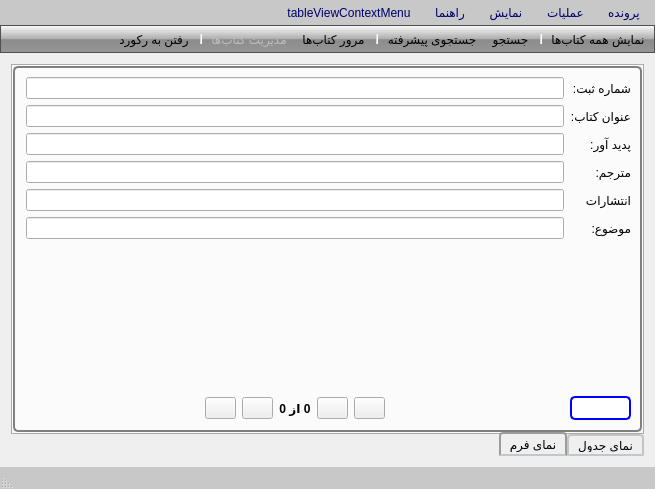
<?xml version="1.0" encoding="UTF-8"?>
<ui version="4.0">
 <class>MainWindow</class>
 <widget class="QMainWindow" name="MainWindow">
  <property name="geometry">
   <rect>
    <x>0</x>
    <y>0</y>
    <width>655</width>
    <height>489</height>
   </rect>
  </property>
  <property name="windowTitle">
   <string>کتاب یاب</string>
  </property>
  <property name="layoutDirection">
   <enum>Qt::RightToLeft</enum>
  </property>
  <property name="styleSheet">
   <string notr="true">QMenuBar, QStatusBar{
        background-color: rgba(186, 186, 186, 255); 
	    /*background-color: rgba(240, 240, 240, 255)  */
		background-color: rgba(200, 200, 200, 255); 
        color: rgb(0, 0, 106);
}
QStatusBar::item {
        border: none;
}
QMenuBar::item {
        padding: 4px 8px;
        border:1px solid transparent;
}
QMenuBar::item:selected { /* when selected using mouse or keyboard */
        background:  #a8a8a8; 
        border:1px solid rgb(127, 127, 127);
        background-color: qlineargradient(spread:pad, x1:0, y1:1, x2:0, y2:0, stop:0 rgba(190, 190, 190, 255), stop:1 rgba(255, 255, 255, 255));
}
QMenuBar::item:pressed {
        border-color:rgb(127, 127, 127);
        border-style: solid;
        border-width:1px 1px 0 1px;
        /*background-color: qlineargradient(spread:pad, x1:0, y1:1, x2:0, y2:0,
                stop:0 rgba(255, 255, 255, 255),
                stop:1 rgba(190, 190, 190, 255));*/
        background-color: rgb(186, 186, 186);
}

QToolBar {
        border: 1px solid rgb(80,80,80);
        background-color: qlineargradient(spread:pad, x1:0, y1:0, x2:0, y2:1, stop:0 rgba(255, 255, 255, 255), stop:0.485876 rgba(175, 175, 175, 255), stop:0.525424 rgba(140, 140, 140, 255), stop:1 rgba(150, 150, 150, 255));
        border-radius: 0px;
}

QToolBar::handle {
    border:1px solid rgb(80,80,80);
        margin: 3px 5px 2px 5px;
        border-radius: 5px;
}
</string>
  </property>
  <widget class="QWidget" name="centralWidget">
   <layout class="QGridLayout" name="gridLayout_6">
    <item row="0" column="0">
     <widget class="QStackedWidget" name="stackedWidget">
      <property name="currentIndex">
       <number>0</number>
      </property>
      <widget class="QWidget" name="pageBooks">
       <layout class="QGridLayout" name="gridLayout_2">
        <property name="leftMargin">
         <number>0</number>
        </property>
        <property name="topMargin">
         <number>0</number>
        </property>
        <property name="rightMargin">
         <number>0</number>
        </property>
        <property name="bottomMargin">
         <number>0</number>
        </property>
        <property name="spacing">
         <number>0</number>
        </property>
        <item row="0" column="0">
         <widget class="QTabWidget" name="tabWidgetBooks">
          <property name="styleSheet">
           <string notr="true"> /* Style the tab using the tab sub-control. Note that
     it reads QTabBar _not_ QTabWidget */
 QTabBar::tab {
     background: qlineargradient(x1: 0, y1: 0, x2: 0, y2: 1,
                                 stop: 0 #E1E1E1, stop: 0.4 #DDDDDD,
                                 stop: 0.5 #D8D8D8, stop: 1.0 #D3D3D3);
     border: 2px solid #C4C4C3;
     border-bottom-color: #C2C7CB; /* same as the pane color */
     border-top-left-radius: 4px;
     border-top-right-radius: 4px;
     min-width: 8ex;
     padding: 2px;
 }

 QTabBar::tab:selected, QTabBar::tab:hover {
     background: qlineargradient(x1: 0, y1: 0, x2: 0, y2: 1,
                                 stop: 0 #fafafa, stop: 0.4 #f4f4f4,
                                 stop: 0.5 #e7e7e7, stop: 1.0 #fafafa);
 }

 QTabBar::tab:selected {
     border-color: #9B9B9B;
     border-bottom-color: #C2C7CB; /* same as pane color */
 }

 QTabBar::tab:!selected {
     margin-top: 2px; /* make non-selected tabs look smaller */
 }
</string>
          </property>
          <property name="tabPosition">
           <enum>QTabWidget::South</enum>
          </property>
          <property name="tabShape">
           <enum>QTabWidget::Rounded</enum>
          </property>
          <property name="currentIndex">
           <number>1</number>
          </property>
          <widget class="QWidget" name="tabTableView">
           <attribute name="title">
            <string>  نمای جدول  </string>
           </attribute>
           <layout class="QGridLayout" name="gridLayout">
            <property name="leftMargin">
             <number>0</number>
            </property>
            <property name="topMargin">
             <number>0</number>
            </property>
            <property name="rightMargin">
             <number>0</number>
            </property>
            <property name="bottomMargin">
             <number>0</number>
            </property>
            <property name="spacing">
             <number>0</number>
            </property>
            <item row="0" column="0">
             <widget class="QTableWidget" name="tableBooks">
              <property name="editTriggers">
               <set>QAbstractItemView::NoEditTriggers</set>
              </property>
              <property name="alternatingRowColors">
               <bool>true</bool>
              </property>
              <property name="selectionMode">
               <enum>QAbstractItemView::SingleSelection</enum>
              </property>
              <property name="selectionBehavior">
               <enum>QAbstractItemView::SelectRows</enum>
              </property>
              <property name="sortingEnabled">
               <bool>true</bool>
              </property>
              <property name="cornerButtonEnabled">
               <bool>true</bool>
              </property>
              <column>
               <property name="text">
                <string>رکورد</string>
               </property>
              </column>
              <column>
               <property name="text">
                <string>عنوان کتاب</string>
               </property>
              </column>
              <column>
               <property name="text">
                <string>پدید آور</string>
               </property>
              </column>
              <column>
               <property name="text">
                <string>مترجم</string>
               </property>
              </column>
              <column>
               <property name="text">
                <string>انتشارات</string>
               </property>
              </column>
              <column>
               <property name="text">
                <string>موضوع</string>
               </property>
              </column>
              <column>
               <property name="text">
                <string>شماره ثبت</string>
               </property>
              </column>
             </widget>
            </item>
           </layout>
          </widget>
          <widget class="QWidget" name="tabFormView">
           <attribute name="title">
            <string>  نمای فرم  </string>
           </attribute>
           <layout class="QGridLayout" name="gridLayout_3">
            <property name="leftMargin">
             <number>0</number>
            </property>
            <property name="topMargin">
             <number>0</number>
            </property>
            <property name="rightMargin">
             <number>0</number>
            </property>
            <property name="bottomMargin">
             <number>0</number>
            </property>
            <property name="spacing">
             <number>0</number>
            </property>
            <item row="0" column="0">
             <widget class="QGroupBox" name="groupBox_2">
              <property name="sizePolicy">
               <sizepolicy hsizetype="Preferred" vsizetype="MinimumExpanding">
                <horstretch>0</horstretch>
                <verstretch>0</verstretch>
               </sizepolicy>
              </property>
              <property name="styleSheet">
               <string notr="true">QGroupBox {
    background-color: qlineargradient(x1: 0, y1: 0, x2: 0, y2: 1,
                                      stop: 0 #E0E0E0, stop: 1 #FFFFFF);
    border: 2px solid gray;
    border-radius: 5px;
   /* margin-top: 4ex; /* leave space at the top for the title */
}

QGroupBox::title {
    subcontrol-origin: margin;
    subcontrol-position: top center; /* position at the top center */
    padding: 0 3px;
    background-color: qlineargradient(x1: 0, y1: 0, x2: 0, y2: 1,
                                      stop: 0 #FFOECE, stop: 1 #FFFFFF);
}
</string>
              </property>
              <layout class="QGridLayout" name="gridLayout_4">
               <property name="topMargin">
                <number>9</number>
               </property>
               <property name="rightMargin">
                <number>9</number>
               </property>
               <property name="bottomMargin">
                <number>0</number>
               </property>
               <item row="6" column="0">
                <widget class="QLabel" name="label_8">
                 <property name="text">
                  <string>مترجم:</string>
                 </property>
                </widget>
               </item>
               <item row="8" column="0">
                <widget class="QLabel" name="label_4">
                 <property name="text">
                  <string>انتشارات</string>
                 </property>
                </widget>
               </item>
               <item row="3" column="0">
                <widget class="QLabel" name="label_5">
                 <property name="text">
                  <string>پدید آور:</string>
                 </property>
                </widget>
               </item>
               <item row="8" column="1">
                <widget class="QLineEdit" name="ledBookPub">
                 <property name="readOnly">
                  <bool>true</bool>
                 </property>
                </widget>
               </item>
               <item row="2" column="1">
                <widget class="QLineEdit" name="ledBookTitle">
                 <property name="readOnly">
                  <bool>true</bool>
                 </property>
                </widget>
               </item>
               <item row="19" column="0">
                <widget class="QLineEdit" name="ledGoToRecordN">
                 <property name="sizePolicy">
                  <sizepolicy hsizetype="Ignored" vsizetype="Fixed">
                   <horstretch>0</horstretch>
                   <verstretch>0</verstretch>
                  </sizepolicy>
                 </property>
                 <property name="maximumSize">
                  <size>
                   <width>75</width>
                   <height>16777215</height>
                  </size>
                 </property>
                 <property name="toolTip">
                  <string>&lt;html&gt;&lt;head/&gt;&lt;body&gt;
&lt;p align=&quot;center&quot; style=&quot;white-space: nowrap&quot; &gt;شماره رکورد را در اینجا وارد کنید و سپس کلید &lt;span style=&quot; font-weight:600;&quot;&gt;اینتر&lt;/span&gt; را فشار دهید
&lt;/p&gt;&lt;/body&gt;&lt;/html&gt;</string>
                 </property>
                 <property name="styleSheet">
                  <string notr="true">QLineEdit {
padding: 2px;
border-style: solid;
border: 2px solid blue;
border-radius: 5px;
}
</string>
                 </property>
                 <property name="maxLength">
                  <number>10</number>
                 </property>
                 <property name="alignment">
                  <set>Qt::AlignCenter</set>
                 </property>
                </widget>
               </item>
               <item row="6" column="1">
                <widget class="QLineEdit" name="ledBookTranslator">
                 <property name="readOnly">
                  <bool>true</bool>
                 </property>
                </widget>
               </item>
               <item row="3" column="1">
                <widget class="QLineEdit" name="ledBookWriter">
                 <property name="readOnly">
                  <bool>true</bool>
                 </property>
                </widget>
               </item>
               <item row="19" column="1">
                <widget class="QStackedWidget" name="stackedWidgetDbMode">
                 <property name="sizePolicy">
                  <sizepolicy hsizetype="Preferred" vsizetype="Maximum">
                   <horstretch>0</horstretch>
                   <verstretch>0</verstretch>
                  </sizepolicy>
                 </property>
                 <property name="currentIndex">
                  <number>0</number>
                 </property>
                 <widget class="QWidget" name="pageNavigationMode">
                  <layout class="QGridLayout" name="gridLayout_7">
                   <property name="leftMargin">
                    <number>0</number>
                   </property>
                   <property name="topMargin">
                    <number>0</number>
                   </property>
                   <property name="rightMargin">
                    <number>0</number>
                   </property>
                   <property name="bottomMargin">
                    <number>0</number>
                   </property>
                   <item row="0" column="0">
                    <layout class="QHBoxLayout" name="horizontalLayout_4">
                     <item>
                      <spacer name="horizontalSpacer">
                       <property name="orientation">
                        <enum>Qt::Horizontal</enum>
                       </property>
                       <property name="sizeHint" stdset="0">
                        <size>
                         <width>40</width>
                         <height>20</height>
                        </size>
                       </property>
                      </spacer>
                     </item>
                     <item>
                      <widget class="QPushButton" name="btnLast">
                       <property name="maximumSize">
                        <size>
                         <width>31</width>
                         <height>16777215</height>
                        </size>
                       </property>
                       <property name="text">
                        <string/>
                       </property>
                       <property name="icon">
                        <iconset resource="rc/rc.qrc">
                         <normaloff>:/navigation/go-last.png</normaloff>:/navigation/go-last.png</iconset>
                       </property>
                       <property name="shortcut">
                        <string>Ctrl+Right</string>
                       </property>
                      </widget>
                     </item>
                     <item>
                      <widget class="QPushButton" name="btnNext">
                       <property name="maximumSize">
                        <size>
                         <width>31</width>
                         <height>16777215</height>
                        </size>
                       </property>
                       <property name="text">
                        <string/>
                       </property>
                       <property name="icon">
                        <iconset resource="rc/rc.qrc">
                         <normaloff>:/navigation/go-next.png</normaloff>:/navigation/go-next.png</iconset>
                       </property>
                       <property name="shortcut">
                        <string>Right</string>
                       </property>
                      </widget>
                     </item>
                     <item>
                      <widget class="QLabel" name="lblRecordStatistics">
                       <property name="contextMenuPolicy">
                        <enum>Qt::ActionsContextMenu</enum>
                       </property>
                       <property name="layoutDirection">
                        <enum>Qt::RightToLeft</enum>
                       </property>
                       <property name="styleSheet">
                        <string notr="true">font-weight: bold;</string>
                       </property>
                       <property name="text">
                        <string>0 از 0</string>
                       </property>
                       <property name="alignment">
                        <set>Qt::AlignCenter</set>
                       </property>
                      </widget>
                     </item>
                     <item>
                      <widget class="QPushButton" name="btnPrev">
                       <property name="maximumSize">
                        <size>
                         <width>31</width>
                         <height>16777215</height>
                        </size>
                       </property>
                       <property name="text">
                        <string/>
                       </property>
                       <property name="icon">
                        <iconset resource="rc/rc.qrc">
                         <normaloff>:/navigation/go-previous.png</normaloff>:/navigation/go-previous.png</iconset>
                       </property>
                       <property name="shortcut">
                        <string>Left</string>
                       </property>
                      </widget>
                     </item>
                     <item>
                      <widget class="QPushButton" name="btnFirst">
                       <property name="maximumSize">
                        <size>
                         <width>31</width>
                         <height>16777215</height>
                        </size>
                       </property>
                       <property name="text">
                        <string/>
                       </property>
                       <property name="icon">
                        <iconset resource="rc/rc.qrc">
                         <normaloff>:/navigation/go-first.png</normaloff>:/navigation/go-first.png</iconset>
                       </property>
                       <property name="shortcut">
                        <string>Ctrl+Left</string>
                       </property>
                      </widget>
                     </item>
                     <item>
                      <spacer name="horizontalSpacer_2">
                       <property name="orientation">
                        <enum>Qt::Horizontal</enum>
                       </property>
                       <property name="sizeHint" stdset="0">
                        <size>
                         <width>40</width>
                         <height>20</height>
                        </size>
                       </property>
                      </spacer>
                     </item>
                    </layout>
                   </item>
                  </layout>
                 </widget>
                 <widget class="QWidget" name="pageEditMode">
                  <layout class="QHBoxLayout" name="horizontalLayout_2">
                   <item>
                    <spacer name="horizontalSpacer_3">
                     <property name="orientation">
                      <enum>Qt::Horizontal</enum>
                     </property>
                     <property name="sizeHint" stdset="0">
                      <size>
                       <width>227</width>
                       <height>20</height>
                      </size>
                     </property>
                    </spacer>
                   </item>
                   <item>
                    <widget class="QPushButton" name="btnUpdateAndOk">
                     <property name="maximumSize">
                      <size>
                       <width>30</width>
                       <height>16777215</height>
                      </size>
                     </property>
                     <property name="font">
                      <font>
                       <family>Tahoma</family>
                      </font>
                     </property>
                     <property name="toolTip">
                      <string>ویرایش کتاب - Ctrl+R</string>
                     </property>
                     <property name="layoutDirection">
                      <enum>Qt::RightToLeft</enum>
                     </property>
                     <property name="text">
                      <string notr="true"/>
                     </property>
                     <property name="icon">
                      <iconset resource="rc/rc.qrc">
                       <normaloff>:/refresh.png</normaloff>:/refresh.png</iconset>
                     </property>
                     <property name="shortcut">
                      <string notr="true">Ctrl+R</string>
                     </property>
                     <property name="flat">
                      <bool>true</bool>
                     </property>
                    </widget>
                   </item>
                   <item>
                    <widget class="QPushButton" name="btnRemove">
                     <property name="enabled">
                      <bool>true</bool>
                     </property>
                     <property name="maximumSize">
                      <size>
                       <width>30</width>
                       <height>16777215</height>
                      </size>
                     </property>
                     <property name="font">
                      <font>
                       <family>Tahoma</family>
                      </font>
                     </property>
                     <property name="toolTip">
                      <string>حذف کتاب - Ctrl+D</string>
                     </property>
                     <property name="layoutDirection">
                      <enum>Qt::RightToLeft</enum>
                     </property>
                     <property name="text">
                      <string notr="true"/>
                     </property>
                     <property name="icon">
                      <iconset resource="rc/rc.qrc">
                       <normaloff>:/remove.png</normaloff>:/remove.png</iconset>
                     </property>
                     <property name="shortcut">
                      <string notr="true">Ctrl+D</string>
                     </property>
                     <property name="flat">
                      <bool>true</bool>
                     </property>
                    </widget>
                   </item>
                   <item>
                    <widget class="QPushButton" name="btnCancelInsertOrUpdate">
                     <property name="enabled">
                      <bool>false</bool>
                     </property>
                     <property name="maximumSize">
                      <size>
                       <width>30</width>
                       <height>16777215</height>
                      </size>
                     </property>
                     <property name="font">
                      <font>
                       <family>Tahoma</family>
                      </font>
                     </property>
                     <property name="toolTip">
                      <string>لغو کردن - Escape</string>
                     </property>
                     <property name="layoutDirection">
                      <enum>Qt::RightToLeft</enum>
                     </property>
                     <property name="text">
                      <string notr="true"/>
                     </property>
                     <property name="icon">
                      <iconset resource="rc/rc.qrc">
                       <normaloff>:/cancel.png</normaloff>:/cancel.png</iconset>
                     </property>
                     <property name="shortcut">
                      <string>Esc</string>
                     </property>
                     <property name="flat">
                      <bool>true</bool>
                     </property>
                    </widget>
                   </item>
                   <item>
                    <widget class="QPushButton" name="btnInsertAndOk">
                     <property name="enabled">
                      <bool>true</bool>
                     </property>
                     <property name="maximumSize">
                      <size>
                       <width>50</width>
                       <height>16777215</height>
                      </size>
                     </property>
                     <property name="font">
                      <font>
                       <family>Tahoma</family>
                      </font>
                     </property>
                     <property name="toolTip">
                      <string>افزودن کتاب - Ctrl+I</string>
                     </property>
                     <property name="layoutDirection">
                      <enum>Qt::RightToLeft</enum>
                     </property>
                     <property name="text">
                      <string notr="true"/>
                     </property>
                     <property name="icon">
                      <iconset resource="rc/rc.qrc">
                       <normaloff>:/insert.png</normaloff>:/insert.png</iconset>
                     </property>
                     <property name="shortcut">
                      <string notr="true">Ctrl+I</string>
                     </property>
                     <property name="flat">
                      <bool>true</bool>
                     </property>
                    </widget>
                   </item>
                   <item>
                    <spacer name="horizontalSpacer_4">
                     <property name="orientation">
                      <enum>Qt::Horizontal</enum>
                     </property>
                     <property name="sizeHint" stdset="0">
                      <size>
                       <width>227</width>
                       <height>20</height>
                      </size>
                     </property>
                    </spacer>
                   </item>
                  </layout>
                 </widget>
                </widget>
               </item>
               <item row="9" column="0">
                <widget class="QLabel" name="label_12">
                 <property name="text">
                  <string>موضوع:</string>
                 </property>
                </widget>
               </item>
               <item row="17" column="1">
                <spacer name="verticalSpacer">
                 <property name="orientation">
                  <enum>Qt::Vertical</enum>
                 </property>
                 <property name="sizeHint" stdset="0">
                  <size>
                   <width>20</width>
                   <height>40</height>
                  </size>
                 </property>
                </spacer>
               </item>
               <item row="9" column="1">
                <widget class="QLineEdit" name="ledBookTopic">
                 <property name="readOnly">
                  <bool>true</bool>
                 </property>
                </widget>
               </item>
               <item row="2" column="0">
                <widget class="QLabel" name="label_3">
                 <property name="text">
                  <string>عنوان کتاب:</string>
                 </property>
                </widget>
               </item>
               <item row="0" column="1">
                <widget class="QLineEdit" name="ledBookRegisterNumber">
                 <property name="alignment">
                  <set>Qt::AlignRight|Qt::AlignTrailing|Qt::AlignVCenter</set>
                 </property>
                 <property name="readOnly">
                  <bool>true</bool>
                 </property>
                </widget>
               </item>
               <item row="0" column="0">
                <widget class="QLabel" name="label_7">
                 <property name="text">
                  <string>شماره ثبت:</string>
                 </property>
                </widget>
               </item>
              </layout>
             </widget>
            </item>
           </layout>
          </widget>
         </widget>
        </item>
       </layout>
      </widget>
      <widget class="QWidget" name="pageSearch">
       <layout class="QGridLayout" name="gridLayout_5">
        <property name="leftMargin">
         <number>0</number>
        </property>
        <property name="topMargin">
         <number>0</number>
        </property>
        <property name="rightMargin">
         <number>0</number>
        </property>
        <property name="bottomMargin">
         <number>0</number>
        </property>
        <property name="spacing">
         <number>6</number>
        </property>
        <item row="1" column="0">
         <widget class="QGroupBox" name="groupBoxSearch">
          <property name="styleSheet">
           <string notr="true">#groupBoxSearch {
border: 1px solid gray;
background-color: #CFC9CA;
}
</string>
          </property>
          <property name="title">
           <string/>
          </property>
          <layout class="QGridLayout" name="gridLayout_8">
           <property name="leftMargin">
            <number>5</number>
           </property>
           <property name="topMargin">
            <number>5</number>
           </property>
           <property name="rightMargin">
            <number>5</number>
           </property>
           <property name="bottomMargin">
            <number>5</number>
           </property>
           <item row="0" column="0">
            <layout class="QHBoxLayout" name="horizontalLayout">
             <item>
              <widget class="QLabel" name="label">
               <property name="font">
                <font>
                 <weight>75</weight>
                 <bold>true</bold>
                </font>
               </property>
               <property name="text">
                <string>جستجوی عبارت: </string>
               </property>
              </widget>
             </item>
             <item>
              <widget class="QLineEdit" name="ledSearchTopic">
               <property name="styleSheet">
                <string notr="true">QLineEdit {
padding: 3px;
border: 2px solid gray;
border-radius: 5px;
	background-color: rgb(255,250, 200);
}</string>
               </property>
               <property name="dragEnabled">
                <bool>true</bool>
               </property>
               <property name="placeholderText">
                <string>عبارت مورد جستجو...</string>
               </property>
               <property name="clearButtonEnabled">
                <bool>true</bool>
               </property>
              </widget>
             </item>
             <item>
              <widget class="QLabel" name="label_2">
               <property name="font">
                <font>
                 <weight>75</weight>
                 <bold>true</bold>
                </font>
               </property>
               <property name="text">
                <string>در :</string>
               </property>
              </widget>
             </item>
             <item>
              <widget class="QComboBox" name="cmbSearchTopic">
               <property name="styleSheet">
                <string notr="true">QComboBox{
color: #333;
border: 2px solid #555;
border-radius: 5px;
padding: 3px;
background: qradialgradient(cx: 0.3, cy: -0.4,
fx: 0.3, fy: -0.4,
radius: 1.35, stop: 0 #fff, stop: 1 #888);
}

QComboBox:hover {
background: qradialgradient(cx: 0.3, cy: -0.4,
fx: 0.3, fy: -0.4,
radius: 1.35, stop: 0 #fff, stop: 1 #bbb);
}

QComboBox:pressed {
background: qradialgradient(cx: 0.4, cy: -0.1,
fx: 0.4, fy: -0.1,
radius: 1.35, stop: 0 #fff, stop: 1 #ddd);
}
</string>
               </property>
               <property name="currentIndex">
                <number>0</number>
               </property>
               <item>
                <property name="text">
                 <string>عنوان کتاب</string>
                </property>
               </item>
               <item>
                <property name="text">
                 <string>پدیدآور</string>
                </property>
               </item>
               <item>
                <property name="text">
                 <string>مترجم</string>
                </property>
               </item>
               <item>
                <property name="text">
                 <string>انتشارات</string>
                </property>
               </item>
               <item>
                <property name="text">
                 <string>موضوع</string>
                </property>
               </item>
               <item>
                <property name="text">
                 <string>شماره ثبت</string>
                </property>
               </item>
              </widget>
             </item>
             <item>
              <widget class="QPushButton" name="btnSearch">
               <property name="styleSheet">
                <string notr="true">QPushButton{
color: #333;
border: 2px solid #555;
border-radius: 5px;
padding: 5px;
background: qradialgradient(cx: 0.3, cy: -0.4,
fx: 0.3, fy: -0.4,
radius: 1.35, stop: 0 #fff, stop: 1 #888);
min-width: 60px;
}

QPushButton:hover {
background: qradialgradient(cx: 0.3, cy: -0.4,
fx: 0.3, fy: -0.4,
radius: 1.35, stop: 0 #fff, stop: 1 #bbb);
}

QPushButton:pressed {
background: qradialgradient(cx: 0.4, cy: -0.1,
fx: 0.4, fy: -0.1,
radius: 1.35, stop: 0 #fff, stop: 1 #ddd);
}
</string>
               </property>
               <property name="text">
                <string>جستجو</string>
               </property>
              </widget>
             </item>
            </layout>
           </item>
          </layout>
         </widget>
        </item>
        <item row="0" column="0">
         <widget class="QTableView" name="tableSearchResult">
          <property name="locale">
           <locale language="English" country="UnitedStates"/>
          </property>
          <property name="alternatingRowColors">
           <bool>true</bool>
          </property>
          <property name="selectionMode">
           <enum>QAbstractItemView::SingleSelection</enum>
          </property>
          <property name="selectionBehavior">
           <enum>QAbstractItemView::SelectRows</enum>
          </property>
         </widget>
        </item>
       </layout>
      </widget>
     </widget>
    </item>
   </layout>
  </widget>
  <widget class="QMenuBar" name="menuBar">
   <property name="geometry">
    <rect>
     <x>0</x>
     <y>0</y>
     <width>655</width>
     <height>31</height>
    </rect>
   </property>
   <widget class="QMenu" name="mnuFile">
    <property name="title">
     <string>پرونده</string>
    </property>
    <addaction name="actReenter"/>
    <addaction name="actChangeLoginPass"/>
    <addaction name="separator"/>
    <addaction name="actBackup"/>
    <addaction name="actRestore"/>
    <addaction name="separator"/>
    <addaction name="actQuit"/>
   </widget>
   <widget class="QMenu" name="mnuHelp">
    <property name="title">
     <string>راهنما</string>
    </property>
    <addaction name="actHelp"/>
    <addaction name="actCheckVersion"/>
    <addaction name="separator"/>
    <addaction name="actAbout"/>
   </widget>
   <widget class="QMenu" name="mnuOperation">
    <property name="title">
     <string>عملیات</string>
    </property>
    <addaction name="actInsert"/>
    <addaction name="actRemove"/>
    <addaction name="actUpdate"/>
    <addaction name="separator"/>
    <addaction name="actGoToRecordN"/>
    <addaction name="separator"/>
    <addaction name="actSearch"/>
    <addaction name="actAdvancedSearch"/>
   </widget>
   <widget class="QMenu" name="mnuView">
    <property name="title">
     <string>نمایش</string>
    </property>
    <addaction name="actNavigationMode"/>
    <addaction name="actBooksManagement"/>
    <addaction name="separator"/>
    <addaction name="actShowAllBooks"/>
   </widget>
   <widget class="QMenu" name="mnuTableBooksContextMenu">
    <property name="title">
     <string>tableViewContextMenu</string>
    </property>
    <addaction name="actRemove"/>
    <addaction name="actInsert"/>
    <addaction name="separator"/>
    <addaction name="actUpdate"/>
   </widget>
   <addaction name="mnuFile"/>
   <addaction name="mnuOperation"/>
   <addaction name="mnuView"/>
   <addaction name="mnuHelp"/>
   <addaction name="mnuTableBooksContextMenu"/>
  </widget>
  <widget class="QToolBar" name="mainToolBar">
   <property name="windowTitle">
    <string>نوار ابزار استاندارد</string>
   </property>
   <property name="movable">
    <bool>false</bool>
   </property>
   <property name="floatable">
    <bool>false</bool>
   </property>
   <attribute name="toolBarArea">
    <enum>TopToolBarArea</enum>
   </attribute>
   <attribute name="toolBarBreak">
    <bool>false</bool>
   </attribute>
   <addaction name="actShowAllBooks"/>
   <addaction name="separator"/>
   <addaction name="actSearch"/>
   <addaction name="actAdvancedSearch"/>
   <addaction name="separator"/>
   <addaction name="actNavigationMode"/>
   <addaction name="actBooksManagement"/>
   <addaction name="separator"/>
   <addaction name="actGoToRecordN"/>
  </widget>
  <widget class="QStatusBar" name="statusBar"/>
  <action name="actAbout">
   <property name="icon">
    <iconset resource="rc/rc.qrc">
     <normaloff>:/about.png</normaloff>:/about.png</iconset>
   </property>
   <property name="text">
    <string>درباره برنامه</string>
   </property>
   <property name="shortcut">
    <string>F2</string>
   </property>
  </action>
  <action name="actAdvancedSearch">
   <property name="icon">
    <iconset resource="rc/rc.qrc">
     <normaloff>:/advanced-search.png</normaloff>:/advanced-search.png</iconset>
   </property>
   <property name="text">
    <string>جستجوی پیشرفته...</string>
   </property>
   <property name="shortcut">
    <string>Ctrl+Shift+F</string>
   </property>
  </action>
  <action name="actBooksManagement">
   <property name="enabled">
    <bool>false</bool>
   </property>
   <property name="icon">
    <iconset resource="rc/rc.qrc">
     <normaloff>:/books-management.png</normaloff>:/books-management.png</iconset>
   </property>
   <property name="text">
    <string>مدیریت کتاب‌ها</string>
   </property>
   <property name="toolTip">
    <string>مدیریت کتاب‌ها - افزودن/ویرایش/حذف</string>
   </property>
   <property name="shortcut">
    <string>Ctrl+2</string>
   </property>
  </action>
  <action name="actQuit">
   <property name="icon">
    <iconset resource="rc/rc.qrc">
     <normaloff>:/close.png</normaloff>:/close.png</iconset>
   </property>
   <property name="text">
    <string>خروج</string>
   </property>
   <property name="shortcut">
    <string>Ctrl+Q</string>
   </property>
  </action>
  <action name="actShowAllBooks">
   <property name="icon">
    <iconset resource="rc/rc.qrc">
     <normaloff>:/show-all.png</normaloff>:/show-all.png</iconset>
   </property>
   <property name="text">
    <string>نمایش همه کتاب‌ها</string>
   </property>
   <property name="shortcut">
    <string>Ctrl+Shift+A</string>
   </property>
  </action>
  <action name="actGoToRecordN">
   <property name="icon">
    <iconset resource="rc/rc.qrc">
     <normaloff>:/goto.png</normaloff>:/goto.png</iconset>
   </property>
   <property name="text">
    <string>رفتن به رکورد...</string>
   </property>
   <property name="shortcut">
    <string>Ctrl+G</string>
   </property>
  </action>
  <action name="actBackup">
   <property name="enabled">
    <bool>false</bool>
   </property>
   <property name="icon">
    <iconset resource="rc/rc.qrc">
     <normaloff>:/database_save.png</normaloff>:/database_save.png</iconset>
   </property>
   <property name="text">
    <string>تهیه نسخه پشتیبان</string>
   </property>
   <property name="toolTip">
    <string>تهیه نسخه پشتیبان</string>
   </property>
   <property name="shortcut">
    <string>Ctrl+Shift+S</string>
   </property>
  </action>
  <action name="actRestore">
   <property name="enabled">
    <bool>false</bool>
   </property>
   <property name="icon">
    <iconset resource="rc/rc.qrc">
     <normaloff>:/database_restore.png</normaloff>:/database_restore.png</iconset>
   </property>
   <property name="text">
    <string>بازیابی نسخه پشتیبان</string>
   </property>
   <property name="shortcut">
    <string>Ctrl+Shift+R</string>
   </property>
  </action>
  <action name="actSearch">
   <property name="icon">
    <iconset resource="rc/rc.qrc">
     <normaloff>:/search.png</normaloff>:/search.png</iconset>
   </property>
   <property name="text">
    <string>جستجو</string>
   </property>
   <property name="shortcut">
    <string>Ctrl+F</string>
   </property>
  </action>
  <action name="actHelp">
   <property name="text">
    <string>راهنما</string>
   </property>
   <property name="shortcut">
    <string>F1</string>
   </property>
  </action>
  <action name="actNavigationMode">
   <property name="icon">
    <iconset resource="rc/rc.qrc">
     <normaloff>:/review.png</normaloff>:/review.png</iconset>
   </property>
   <property name="text">
    <string>مرور کتاب‌ها</string>
   </property>
   <property name="shortcut">
    <string>Ctrl+1</string>
   </property>
  </action>
  <action name="actReenter">
   <property name="text">
    <string>ورود دوباره به برنامه</string>
   </property>
   <property name="shortcut">
    <string>Ctrl+R</string>
   </property>
  </action>
  <action name="actRemove">
   <property name="icon">
    <iconset resource="rc/rc.qrc">
     <normaloff>:/remove.png</normaloff>:/remove.png</iconset>
   </property>
   <property name="text">
    <string>حذف کتاب</string>
   </property>
   <property name="shortcut">
    <string>Del</string>
   </property>
  </action>
  <action name="actUpdate">
   <property name="icon">
    <iconset resource="rc/rc.qrc">
     <normaloff>:/refresh.png</normaloff>:/refresh.png</iconset>
   </property>
   <property name="text">
    <string>بروزرسانی کتاب</string>
   </property>
  </action>
  <action name="actInsert">
   <property name="icon">
    <iconset resource="rc/rc.qrc">
     <normaloff>:/insert.png</normaloff>:/insert.png</iconset>
   </property>
   <property name="text">
    <string>افزودن کتاب</string>
   </property>
  </action>
  <action name="actCheckVersion">
   <property name="text">
    <string>بررسی نسخه</string>
   </property>
  </action>
  <action name="actChangeLoginPass">
   <property name="text">
    <string>تغییر کلمه عبور</string>
   </property>
  </action>
 </widget>
 <layoutdefault spacing="6" margin="11"/>
 <tabstops>
  <tabstop>tableBooks</tabstop>
  <tabstop>tabWidgetBooks</tabstop>
  <tabstop>ledBookTitle</tabstop>
  <tabstop>ledBookWriter</tabstop>
  <tabstop>ledBookTranslator</tabstop>
  <tabstop>ledBookPub</tabstop>
  <tabstop>ledBookTopic</tabstop>
  <tabstop>btnFirst</tabstop>
  <tabstop>btnPrev</tabstop>
  <tabstop>btnNext</tabstop>
  <tabstop>btnLast</tabstop>
  <tabstop>ledGoToRecordN</tabstop>
  <tabstop>btnInsertAndOk</tabstop>
  <tabstop>btnCancelInsertOrUpdate</tabstop>
  <tabstop>btnRemove</tabstop>
  <tabstop>btnUpdateAndOk</tabstop>
  <tabstop>ledSearchTopic</tabstop>
  <tabstop>cmbSearchTopic</tabstop>
  <tabstop>btnSearch</tabstop>
  <tabstop>tableSearchResult</tabstop>
 </tabstops>
 <resources>
  <include location="rc/rc.qrc"/>
 </resources>
 <connections/>
</ui>
